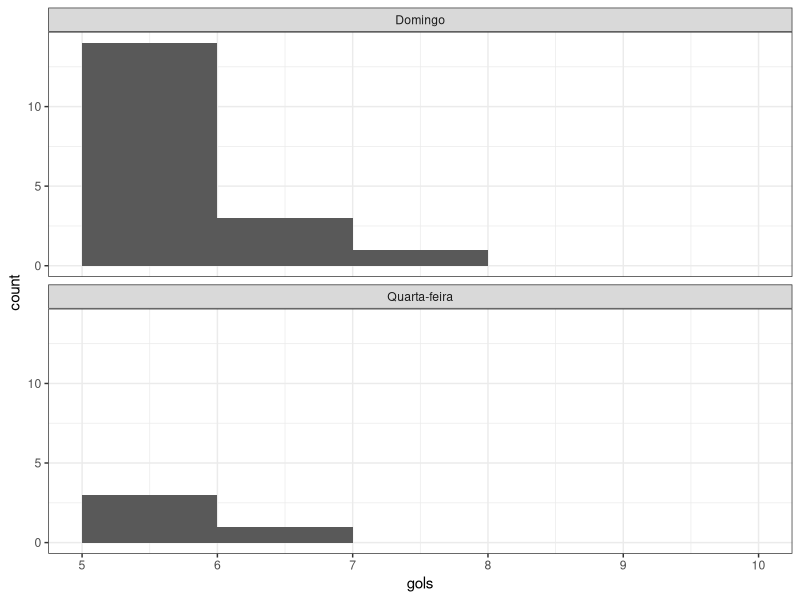

The R script that drew this image: (Note: a time limit stopped this script after it produced the figure.)
## ---- chunk 1
library(tidyverse)
theme_set(theme_bw())

library(broom)
knitr::opts_chunk$set(tidy = FALSE,
                      fig.width = 6,
                      fig.height = 5)

## ---- chunk 2
dados = read.csv2(here::here("data/campeonato-brasileiro-full.csv"))

glimpse(dados)
## ---- chunk 3
dados_filtrados = dados %>% 
    filter(Dia == "Domingo" | Dia == "Quarta-feira")
glimpse(dados_filtrados)
## ---- chunk 4
dados_filtrados %>% 
    ggplot(aes(x = gols)) + 
    geom_histogram(binwidth = 1, boundary = 0) + 
    facet_wrap(~ Dia, 
               ncol = 1) + 
    xlim(5, 10)
## ---- chunk 5
dados_filtrados %>% 
    group_by(Dia) %>% 
    summarise(mean(gols))
## ---- chunk 6
theta_diferenca = function(d, i){
    gols_dados = d %>% 
        slice(i) %>% 
        group_by(Dia) %>% 
        summarise(gols_media = mean(gols)) 
    
    domingo = gols_dados %>% filter(Dia == "Domingo") %>% pull(gols_media)
    quarta = gols_dados %>% filter(Dia == "Quarta-feira") %>% pull(gols_media)
    
    domingo - quarta
}


theta_diferenca(dados_filtrados, 1:NROW(dados_filtrados))
## ---- chunk 7
library(boot)
dados_filtrados %>% 
    boot(statistic = theta_diferenca, R = 4000) %>% 
    tidy(conf.level = 0.95, 
         conf.int = TRUE)
## ---- chunk 8
theta_embaralhado = function(d){
    gols_dados = d %>% 
        mutate(dia_embaralhado = sample(Dia, n())) %>% 
        group_by(dia_embaralhado) %>% 
        summarise(gols_media = mean(gols)) 
    
    domingo = gols_dados %>% filter(dia_embaralhado == "Domingo") %>% pull(gols_media)
    quarta = gols_dados %>% filter(dia_embaralhado == "Quarta-feira") %>% pull(gols_media)
    
    domingo - quarta
}

theta_embaralhado(dados_filtrados)
## ---- chunk 9
diffs1 = replicate(5000, {theta_embaralhado(dados_filtrados)})
tibble(diferenca = diffs1) %>% 
  ggplot(aes(x = diferenca)) + 
  # geom_histogram(binwidth = .2, fill = "white", color = "darkgreen") + 
    geom_density(fill = "white", color = "darkgreen") + 
  geom_vline(xintercept = theta_diferenca(dados_filtrados, 1:NROW(dados_filtrados)), 
             color = "orange") + 
    geom_vline(xintercept = - theta_diferenca(dados_filtrados, 1:NROW(dados_filtrados)), 
             color = "orange")
## ---- chunk 10
mean(abs(diffs1) >= abs(theta_diferenca(dados_filtrados, 1:NROW(dados_filtrados))))
## ---- chunk 11
dados_alterados <- dados %>%  mutate(empate = if_else(Vencedor.Estado=="Empate", "Empate", "Vitória"))
## ---- chunk 12
dados_alterados %>% 
    ggplot(aes(x = gols)) + 
    geom_histogram(binwidth = 1, boundary = 0) + 
    facet_wrap(~empate , 
               ncol = 1) + 
    xlim(5, 10)
## ---- chunk 13
dados_alterados %>% 
    group_by(empate) %>% 
    summarise(mean(gols))
## ---- chunk 14
theta_diferenca_empate = function(d, i){
    gols_dados = d %>% 
        slice(i) %>% 
        group_by(empate) %>% 
        summarise(gols_media = mean(gols)) 
    
    Empate = gols_dados %>% filter(empate == "Empate") %>% pull(gols_media)
    Vitoria = gols_dados %>% filter(empate == "Vitória") %>% pull(gols_media)
    
    Empate - Vitoria
}


theta_diferenca_empate(dados_alterados, 1:NROW(dados_alterados))

## ---- chunk 15
library(boot)
dados_alterados %>% 
    boot(statistic = theta_diferenca_empate, R = 4000) %>% 
    tidy(conf.level = 0.95, 
         conf.int = TRUE)
## ---- chunk 16
theta_embaralhado_empate = function(d){
    gols_dados = d %>% 
        mutate(empate_embaralhado = sample(empate, n())) %>% 
        group_by(empate_embaralhado) %>% 
        summarise(gols_media = mean(gols)) 
    
    Empate = gols_dados %>% filter(empate_embaralhado == "Empate") %>% pull(gols_media)
    Vitoria = gols_dados %>% filter(empate_embaralhado == "Vitória") %>% pull(gols_media)
    
    Empate - Vitoria
}

theta_embaralhado_empate(dados_alterados)
## ---- chunk 17
diffs1 = replicate(5000, {theta_embaralhado_empate(dados_alterados)})
tibble(diferenca = diffs1) %>% 
  ggplot(aes(x = diferenca)) + 
  # geom_histogram(binwidth = .2, fill = "white", color = "darkgreen") + 
    geom_density(fill = "white", color = "darkgreen") + 
  geom_vline(xintercept = theta_diferenca_empate(dados_alterados, 1:NROW(dados_alterados)), 
             color = "orange") + 
    geom_vline(xintercept = - theta_diferenca_empate(dados_alterados, 1:NROW(dados_alterados)), 
             color = "orange")
## ---- chunk 18
mean(abs(diffs1) >= abs(theta_diferenca_empate(dados_alterados, 1:NROW(dados_alterados))))
